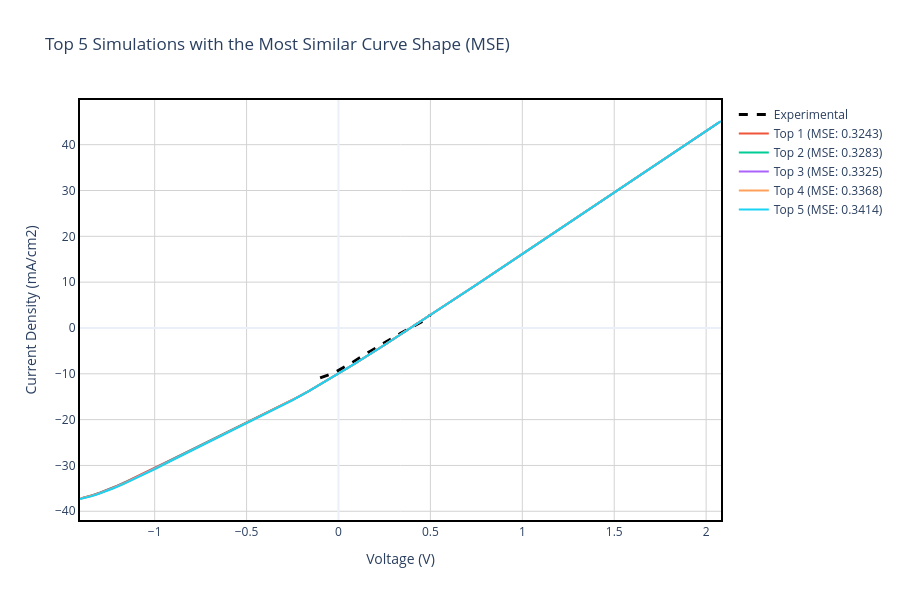

The code cell stored with this chart in its notebook:
### Markdown cell above
## Section 5: Shape-Based Comparison Using Mean Squared Error (MSE)

### Motivation
While parameter-based matching identifies designs meeting target specifications, it does not guarantee realistic device physics. Two J-V curves can have identical parameters but very different shapes, indicating different dominant loss mechanisms. This section employs a **shape-matching algorithm** to identify simulations whose curve morphology most closely resembles the experimental measurement.

### Mathematical Approach
For each simulation, we:

1. **Interpolate** the simulated J-V curve to the exact voltages measured in the experiment
2. **Calculate Mean Squared Error** in the overlapping voltage range:

$$\text{MSE} = \frac{1}{N} \sum_{i=1}^{N} \left(J_i^{exp} - J_i^{sim}(V_i)\right)^2$$

where $J^{exp}$ is experimental current density at measured voltages, $J^{sim}(V_i)$ is interpolated simulated current density at those same voltages, and $N$ is the number of measurement points.

3. **Identify** the top 5 simulations with **lowest MSE** values

### Interpretation
Lower MSE values indicate better agreement in curve shape. This metric is sensitive to:
- The "knee" or transition region of the J-V curve (determined by series/shunt resistance and ideality factors)
- Overall current deficit and voltage losses
- Non-ideal behavior like S-shaped curves or kinks caused by interface barriers

### Comparison with Parameter-Based Matching
- **Parameter-based**: Focuses on specific values ($V_{oc}$, $J_{sc}$, $FF$, $\eta$)
- **Shape-based (MSE)**: Focuses on the entire curve morphology and transition characteristics

Together, these approaches provide complementary insights into which simulations best capture experimental device behavior.

### Code cell
for d in scaps_data:
    v_sim = d['v(V)']
    j_sim = d['jtot(mA/cm2)']
    
    # Create an interpolator to compare with the exact voltages measured in the lab
    interp_func = interp1d(v_sim, j_sim, kind='linear', fill_value="extrapolate")
    
    # Evaluate only in the overlapping region (common Voltage Range)
    v_min, v_max = max(v_sim.min(), exp_data['v(V)'].min()), min(v_sim.max(), exp_data['v(V)'].max())
    valid_exp = exp_data[(exp_data['v(V)'] >= v_min) & (exp_data['v(V)'] <= v_max)]
    
    if len(valid_exp) > 5:
        j_sim_interp = interp_func(valid_exp['v(V)'])
        mse = mean_squared_error(valid_exp['jtot(mA/cm2)'], j_sim_interp)
        d['mse'] = mse
    else:
        d['mse'] = float('inf')

top_5_mse = sorted(scaps_data, key=lambda x: x.get('mse', float('inf')))[:5]

# Print MSE-based ranking for top 5 matches to terminal
print("\n" + "="*120)
print("TOP 5 MSE MATCHES - SHAPE COMPARISON RESULTS")
print("="*120)
for i, d in enumerate(top_5_mse):
    print(f"\n🔍 Top {i+1} (MSE: {d['mse']:.6f}) - {d['label']}")
    print(f"   Batch Parameters: {d['batch_params']}")
    print(f"   Voc: {d['Voc']:.6f} V | Jsc: {d['Jsc']:.4f} mA/cm² | FF: {d['FF']:.4f} % | η: {d['eta']:.4f} %")
print("="*120)

# ------------------ PLOT 4: TOP 5 VS EXPERIMENTAL (MSE SHAPE) ------------------
fig4 = go.Figure()
fig4.add_trace(go.Scatter(
    x=exp_data['v(V)'], y=exp_data['jtot(mA/cm2)'], 
    mode='lines', name='Experimental', line=dict(color='black', dash='dash', width=3)
))

for i, d in enumerate(top_5_mse):
    v_filtered = d['v(V)']
    j_filtered = d['jtot(mA/cm2)']
    
    hover_text = f"<b>{d['label']}</b><br>MSE: {d['mse']:.4f}"
    fig4.add_trace(go.Scatter(
        x=v_filtered, y=j_filtered, mode='lines', 
        name=f"Top {i+1} (MSE: {d['mse']:.4f})", hoverinfo='text', hovertext=hover_text
    ))

fig4.update_xaxes(showline=True, linewidth=2, linecolor='black', mirror=True)
fig4.update_yaxes(showline=True, linewidth=2, linecolor='black', mirror=True)
fig4.update_layout(
    title='Top 5 Simulations with the Most Similar Curve Shape (MSE)',
    xaxis_title='Voltage (V)', yaxis_title='Current Density (mA/cm2)',
    hovermode='closest', template='plotly_white', width=900, height=600,
    plot_bgcolor='white',
    xaxis=dict(showgrid=True, gridwidth=1, gridcolor='lightgray'),
    yaxis=dict(showgrid=True, gridwidth=1, gridcolor='lightgray')
)
fig4.show()
fig4.write_image(os.path.join(plots_dir, 'Top5_MSE_Shape.png'), width=900, height=600)
print(f"✅ Saved Plot 4 to {plots_dir}/Top5_MSE_Shape.png")

### Figure 1 — Plotly figure (JSON) as saved in the notebook; plotly's stock layout.template omitted (floating-point values rounded to 4 significant figures; data arrays with more than 128 entries replaced by an {"elided": "..."} marker saying what was removed)
{"data": [{"line": {"color": "black", "dash": "dash", "width": 3}, "mode": "lines", "name": "Experimental", "type": "scatter", "x": {"elided": "200 float values"}, "y": {"elided": "200 float values"}}, {"hoverinfo": "text", "hovertext": "<b>total density [1/cm] = 1.000e+12</b><br>MSE: 0.3243", "mode": "lines", "name": "Top 1 (MSE: 0.3243)", "type": "scatter", "x": [-1.4, -1.369, -1.335, -1.296, -1.253, -1.204, -1.15, -1.091, -1.028, -0.9625, -0.8961, -0.8297, -0.7641, -0.6996, -0.6364, -0.5743, -0.5127, -0.4508, -0.3872, -0.3195, -0.2445, -0.1577, -0.05241, 0.07999, 0.2505, 0.4711, 0.7497, 1.083, 1.444, 1.787, 2.067], "y": [-37.13, -36.82, -36.42, -35.89, -35.23, -34.4, -33.43, -32.31, -31.08, -29.79, -28.46, -27.13, -25.83, -24.56, -23.33, -22.12, -20.93, -19.74, -18.49, -17.13, -15.56, -13.65, -11.21, -8.0, -3.699, 2.03, 9.421, 18.36, 28.12, 37.36, 44.76]}, {"hoverinfo": "text", "hovertext": "<b>total density [1/cm] = 1.000e+12</b><br>MSE: 0.3283", "mode": "lines", "name": "Top 2 (MSE: 0.3283)", "type": "scatter", "x": [-1.401, -1.371, -1.338, -1.3, -1.258, -1.21, -1.157, -1.099, -1.036, -0.9711, -0.9046, -0.8379, -0.7719, -0.7069, -0.643, -0.5802, -0.5179, -0.4552, -0.3909, -0.3225, -0.2469, -0.1595, -0.05381, 0.07901, 0.25, 0.4709, 0.7501, 1.084, 1.446, 1.79, 2.07], "y": [-37.18, -36.89, -36.51, -36.01, -35.37, -34.58, -33.63, -32.53, -31.32, -30.03, -28.7, -27.37, -26.05, -24.77, -23.51, -22.29, -21.08, -19.86, -18.6, -17.21, -15.63, -13.7, -11.25, -8.028, -3.716, 2.026, 9.432, 18.39, 28.17, 37.43, 44.86]}, {"hoverinfo": "text", "hovertext": "<b>total density [1/cm] = 1.000e+12</b><br>MSE: 0.3325", "mode": "lines", "name": "Top 3 (MSE: 0.3325)", "type": "scatter", "x": [-1.403, -1.374, -1.341, -1.304, -1.263, -1.216, -1.164, -1.106, -1.044, -0.9794, -0.9129, -0.8461, -0.7796, -0.7141, -0.6496, -0.5861, -0.5231, -0.4597, -0.3946, -0.3256, -0.2494, -0.1614, -0.05527, 0.07797, 0.2493, 0.4707, 0.7504, 1.085, 1.448, 1.793, 2.074], "y": [-37.23, -36.96, -36.59, -36.12, -35.5, -34.74, -33.82, -32.75, -31.55, -30.27, -28.94, -27.6, -26.27, -24.97, -23.7, -22.46, -21.23, -19.99, -18.7, -17.3, -15.7, -13.76, -11.29, -8.058, -3.734, 2.02, 9.441, 18.42, 28.22, 37.51, 44.97]}, {"hoverinfo": "text", "hovertext": "<b>total density [1/cm] = 1.000e+12</b><br>MSE: 0.3368", "mode": "lines", "name": "Top 4 (MSE: 0.3368)", "type": "scatter", "x": [-1.405, -1.376, -1.343, -1.308, -1.267, -1.221, -1.17, -1.113, -1.052, -0.9876, -0.9211, -0.854, -0.7872, -0.7212, -0.6562, -0.592, -0.5283, -0.4642, -0.3984, -0.3287, -0.2519, -0.1634, -0.05679, 0.07687, 0.2486, 0.4705, 0.7508, 1.086, 1.45, 1.796, 2.077], "y": [-37.28, -37.02, -36.67, -36.22, -35.63, -34.9, -34.0, -32.95, -31.78, -30.5, -29.17, -27.83, -26.49, -25.18, -23.89, -22.63, -21.38, -20.12, -18.81, -17.39, -15.77, -13.81, -11.34, -8.089, -3.753, 2.014, 9.45, 18.45, 28.27, 37.59, 45.07]}, {"hoverinfo": "text", "hovertext": "<b>total density [1/cm] = 1.000e+12</b><br>MSE: 0.3414", "mode": "lines", "name": "Top 5 (MSE: 0.3414)", "type": "scatter", "x": [-1.406, -1.378, -1.346, -1.311, -1.271, -1.227, -1.176, -1.12, -1.06, -0.9955, -0.9291, -0.8619, -0.7947, -0.7283, -0.6627, -0.5979, -0.5335, -0.4687, -0.4022, -0.3319, -0.2545, -0.1655, -0.05836, 0.07573, 0.2479, 0.4702, 0.7511, 1.087, 1.451, 1.798, 2.081], "y": [-37.32, -37.07, -36.74, -36.31, -35.75, -35.04, -34.18, -33.15, -31.99, -30.73, -29.4, -28.05, -26.71, -25.38, -24.08, -22.8, -21.53, -20.25, -18.92, -17.48, -15.84, -13.87, -11.38, -8.122, -3.773, 2.007, 9.459, 18.48, 28.33, 37.66, 45.17]}], "layout": {"height": 600, "hovermode": "closest", "plot_bgcolor": "white", "title": {"text": "Top 5 Simulations with the Most Similar Curve Shape (MSE)"}, "width": 900, "xaxis": {"gridcolor": "lightgray", "gridwidth": 1, "linecolor": "black", "linewidth": 2, "mirror": true, "showgrid": true, "showline": true, "title": {"text": "Voltage (V)"}}, "yaxis": {"gridcolor": "lightgray", "gridwidth": 1, "linecolor": "black", "linewidth": 2, "mirror": true, "showgrid": true, "showline": true, "title": {"text": "Current Density (mA/cm2)"}}}}
